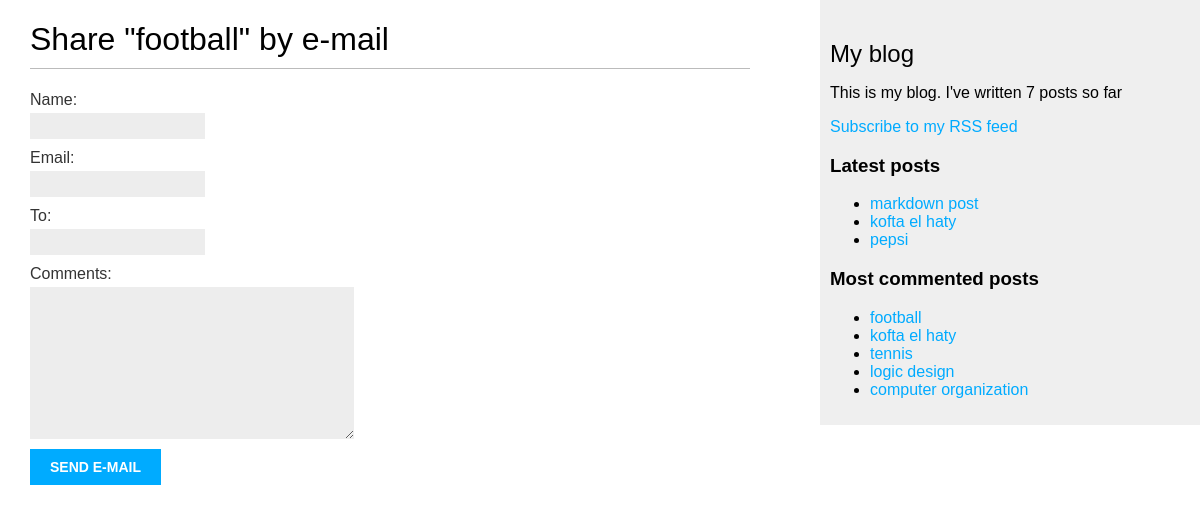
Screenshot of /10/share/ with the database file from the repository.
### blog/models.py (models this page shows, shortened)
class Post(models.Model):
    class Status(models.TextChoices):
        DRAFT = 'DF', 'Draft'
        PUBLISHED = 'PB', 'Published'
    tags=TaggableManager()
    title = models.CharField(max_length=250)
    slug = models.SlugField(max_length=250,unique_for_date='publish')
    author = models.ForeignKey(User,on_delete=models.CASCADE,related_name='blog_posts')
    body = models.CharField(max_length=250)
    publish = models.DateTimeField(default=timezone.now)
    created = models.DateTimeField(auto_now_add=True)
    updated = models.DateTimeField(auto_now=True)
    status = models.CharField(max_length=2,choices=Status.choices,default=Status.DRAFT)
    objects = models.Manager()
    published = PublishedManager()
    class Meta:
        ordering = ['-publish']
        indexes = [
            models.Index(fields=['-publish']),
        ]
    def get_absolute_url(self):
        return reverse('blog:detail',args=[self.publish.year,self.publish.month,self.publish.day,self.slug])

### blog/views.py (the view)
# urls.py: path('<int:id>/share/',views.share,name='share'),
def share(request,id):
    post = get_object_or_404(Post, id=id, status=Post.Status.PUBLISHED)
    sent = False
    if request.method == 'POST':
        form = EmailPostForm(request.POST)
        if form.is_valid():
            cd = form.cleaned_data
            post_url = request.build_absolute_uri(post.get_absolute_url())
            subject = f"{cd['name']} recommends you read " \
                      f"{post.title}"
            message = f"Read {post.title} at {post_url}\n\n" \
                      f"{cd['name']}\'s comments: {cd['comments']}"
            send_mail(subject, message, 'ahmed.201900039@gmail.com',
                      [cd['to']])
            sent = True
    else:
        form = EmailPostForm()
    return render(request, 'blog/share.html', {'post': post,'form': form,'sent':sent})

### blog/forms.py
class EmailPostForm(forms.Form):
    name = forms.CharField(max_length=25)
    email = forms.EmailField()
    to = forms.EmailField()
    comments = forms.CharField(required=False,widget=forms.Textarea)

### blog/models.py (called while the page is built)
    def get_queryset(self):
        return super().get_queryset() \
            .filter(status=Post.Status.PUBLISHED)

### blog/templatetags/blog_tags.py (called while the page is built)
@register.simple_tag
def total_posts():
    return Post.published.count()

@register.inclusion_tag('blog/latest.html')
def show_latest(count=5):
    latest=Post.published.order_by('-publish')[:count]
    return {'latest':latest}

@register.simple_tag
def most_commented(count=5):
    return Post.published.annotate(total_comments=Count('comments')).order_by('-total_comments')[:count]

### templates/blog/share.html (shortened to what this page needs)
{% extends "base.html" %}
{% block content %}
{% if sent %}
<h1>E-mail successfully sent</h1>
<p>
"{{ post.title }}" was successfully sent to {{ form.cleaned_data.to }}.
</p>
{% else %}
<h1>Share "{{ post.title }}" by e-mail</h1>
<form method="post">
{{ form.as_p }}
<input type="submit" value="Send e-mail">
</form>
{% endif %}
{% endblock %}

### templates/base.html (shortened to what this page needs)
{% load blog_tags %}
{% load static %}
<!DOCTYPE html>
<html>
<head>
<link href="{% static 'css/blog.css' %}" rel="stylesheet">
</head>
<body>
<div id="content">
{% block content %}
{% endblock %}
</div>
<div id="sidebar">
<h2>My blog</h2>
<p>
    This is my blog.
    I've written {% total_posts %} posts so far
</p>
<p>
<a href="{% url "blog:post_feed" %}">
Subscribe to my RSS feed
</a>
</p>
<h3>Latest posts</h3>
{% show_latest 3 %}
<h3>Most commented posts</h3>
{% most_commented as most_commented %}
<ul>
{% for post in most_commented %}
<li>
<a href="{{ post.get_absolute_url }}">{{ post.title }}</a>
</li>
{% endfor %}
</ul>
</div>
</body>
</html>

### templates/blog/latest.html
<ul>
{% for post in latest %}
<li>
<a href="{{ post.get_absolute_url }}">{{ post.title }}</a>
</li>
{% endfor %}
</ul>

### mysite/static/css/blog.css (style rules this page uses)
body { margin:0; padding:0; font-family:helvetica, sans-serif; }
a { color:#00abff; text-decoration:none; }
h1 { font-weight:normal; border-bottom:1px solid #bbb; padding:0 0 10px 0; }
h2 { font-weight:normal; margin:30px 0 0; }
#content { float:left; width:60%; padding:0 0 0 30px; }
#sidebar { float:right; width:30%; padding:10px; background:#efefef; height:100%; }
label { float:left; clear:both; color:#333; margin-bottom:4px; }
input, textarea { clear:both; float:left; margin:0 0 10px; background:#ededed; border:0; padding:6px 10px; font-size:12px; }
input[type=submit] { font-weight:bold; background:#00abff; color:#fff; padding:10px 20px; font-size:14px; text-transform:uppercase; }

### rows the page displays
Post: title "football"
Post: title "markdown post"
Post: title "kofta el haty"
Post: title "pepsi"
Post: title "tennis"
Post: title "logic design"
Post: title "computer organization"
